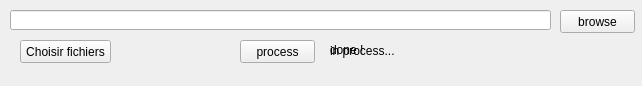
<?xml version="1.0" encoding="UTF-8"?>
<ui version="4.0">
 <class>MainWindow</class>
 <widget class="QMainWindow" name="MainWindow">
  <property name="geometry">
   <rect>
    <x>0</x>
    <y>0</y>
    <width>642</width>
    <height>86</height>
   </rect>
  </property>
  <property name="minimumSize">
   <size>
    <width>642</width>
    <height>86</height>
   </size>
  </property>
  <property name="maximumSize">
   <size>
    <width>642</width>
    <height>86</height>
   </size>
  </property>
  <property name="windowTitle">
   <string>999 patch automatique</string>
  </property>
  <property name="windowIcon">
   <iconset resource="ressource.qrc">
    <normaloff>:/ressource/DreamteamLogo.ico</normaloff>:/ressource/DreamteamLogo.ico</iconset>
  </property>
  <property name="locale">
   <locale language="English" country="UnitedStates"/>
  </property>
  <widget class="QWidget" name="centralwidget">
   <widget class="QPushButton" name="pushButton_process">
    <property name="geometry">
     <rect>
      <x>240</x>
      <y>40</y>
      <width>75</width>
      <height>23</height>
     </rect>
    </property>
    <property name="maximumSize">
     <size>
      <width>16777215</width>
      <height>16777211</height>
     </size>
    </property>
    <property name="text">
     <string>process</string>
    </property>
   </widget>
   <widget class="QPushButton" name="pushButton_browse">
    <property name="geometry">
     <rect>
      <x>560</x>
      <y>10</y>
      <width>75</width>
      <height>23</height>
     </rect>
    </property>
    <property name="text">
     <string>browse</string>
    </property>
   </widget>
   <widget class="QLabel" name="label_done">
    <property name="geometry">
     <rect>
      <x>330</x>
      <y>40</y>
      <width>51</width>
      <height>20</height>
     </rect>
    </property>
    <property name="text">
     <string>done !</string>
    </property>
   </widget>
   <widget class="QLabel" name="label_process">
    <property name="geometry">
     <rect>
      <x>330</x>
      <y>40</y>
      <width>301</width>
      <height>21</height>
     </rect>
    </property>
    <property name="text">
     <string>in process...</string>
    </property>
   </widget>
   <widget class="FileEdit" name="fileEdit_path">
    <property name="geometry">
     <rect>
      <x>10</x>
      <y>10</y>
      <width>541</width>
      <height>20</height>
     </rect>
    </property>
   </widget>
   <widget class="QPushButton" name="pushButton_choix_fichier">
    <property name="geometry">
     <rect>
      <x>20</x>
      <y>40</y>
      <width>91</width>
      <height>23</height>
     </rect>
    </property>
    <property name="text">
     <string>Choisir fichiers</string>
    </property>
   </widget>
  </widget>
 </widget>
 <customwidgets>
  <customwidget>
   <class>FileEdit</class>
   <extends>QLineEdit</extends>
   <header>fileEdit</header>
  </customwidget>
 </customwidgets>
 <tabstops>
  <tabstop>pushButton_browse</tabstop>
  <tabstop>pushButton_process</tabstop>
 </tabstops>
 <resources>
  <include location="ressource.qrc"/>
 </resources>
 <connections/>
</ui>
